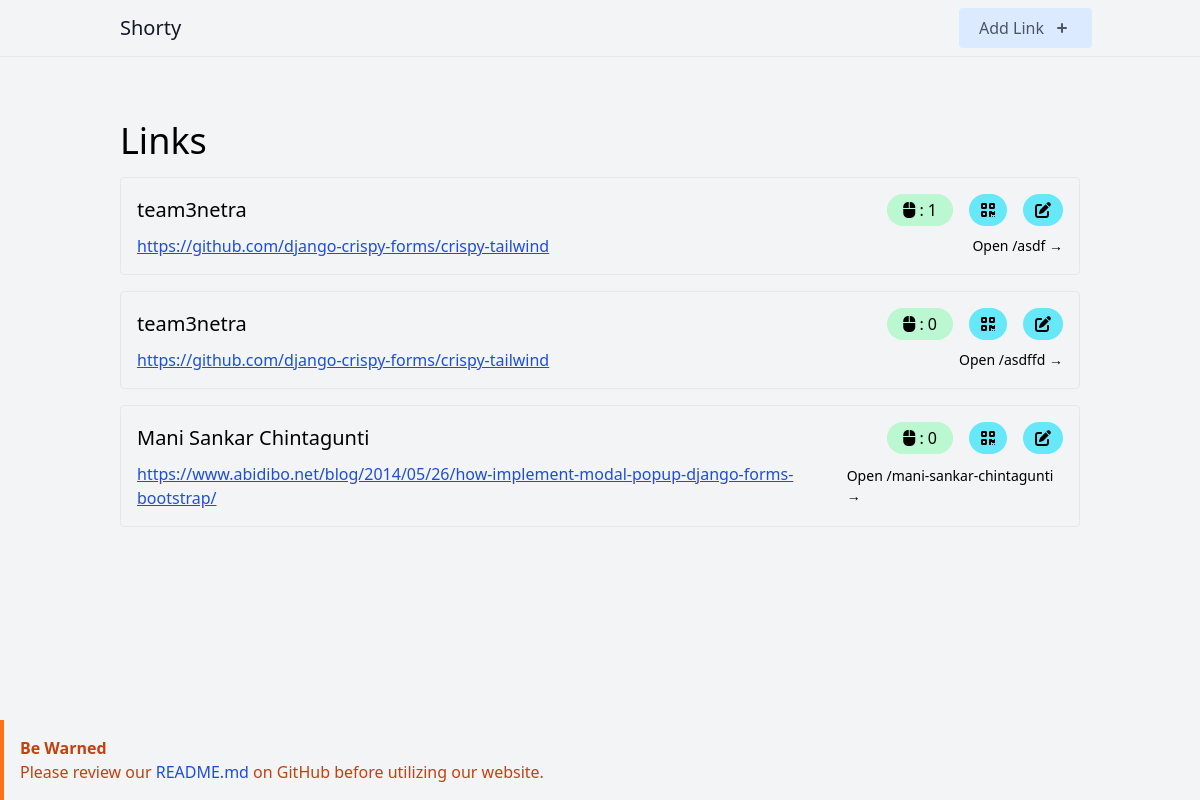
The page / on the database its author committed.
### links/models.py (models this page shows, shortened)
class Link(models.Model):
    name = models.CharField(max_length=50)
    url = models.URLField(max_length=200)
    slug = models.SlugField(unique=True, blank=True)
    clicks = models.PositiveIntegerField(default=0)
    isdeletable = models.BooleanField(default=1)

### links/views.py (the view)
# urls.py: path("", index, name="home"),
def index(request):
    links = Link.objects.all()
    context = {
        "links": links,
    }
    return render(request, "links/index.html", context)

### links/templates/links/index.html (shortened to what this page needs)
{% extends 'links/_base.html' %}
{% block content %}
<div class="container mx-auto p-4">
    <h1 class="text-4xl mb-2">Links</h1>
    {% if links %}
        {% for link in links %}
            <div class="border rounded p-4 my-4 hover:bg-gray-50">
                <div class="flex justify-between items-center pb-2">
                    <p class="text-xl">{{ link.name }}</p>
                    <div class="flex items-center">
                        <p class="rounded-full bg-green-200 px-4 py-1"><i class="fa-solid fa-computer-mouse"></i> : {{ link.clicks }}</p>
                        <a href="{% url 'qr-generate' link.slug  %}">
                            <button class="ml-4 bg-cyan-300 text-black px-3 py-1 rounded-full hover:bg-blue-700"><i class="fa-solid fa-qrcode"></i></button>
                        </a>
                         <a href="{% url 'update-link' link.slug  %}">
                            <button class="ml-4 bg-cyan-300 text-black px-3 py-1 rounded-full hover:bg-blue-700"><i class="fa-solid fa-pen-to-square"></i></button>
                        </a>
                    </div>
                </div>
                <div class="flex justify-between items-center">
                    <p><a class="underline text-blue-700" href="{{ link.url }}">{{ link.url }}</a></p>
                    <p class="text-sm"><a target="_blank" href="{% url 'root-link' link.slug %}">Open /{{ link.slug }} →</a></p>
                </div>
            </div>
        {% endfor %}
    {% endif %}
</div>
{% endblock content %}

### links/templates/links/_base.html (shortened to what this page needs)
<!DOCTYPE html>
<html lang="en">
<head>
    <script src="https://cdn.tailwindcss.com"></script>
    <link rel="stylesheet" href="https://cdn.jsdelivr.net/npm/tailwindcss@2.2.19/dist/tailwind.min.css">
<link href="https://cdnjs.cloudflare.com/ajax/libs/font-awesome/6.5.1/css/all.min.css" rel="stylesheet">
</head>
<body class="bg-gray-100">
    <header class="text-gray-600 body-font border-b mb-8">
        <div class="container mx-auto flex flex-wrap px-5 py-2 flex-col md:flex-row items-center">
            <a href="{% url 'home' %}" class="flex title-font font-medium items-center text-gray-900 mb-4 md:mb-0 text-2xl md:text-xl">
                <span class="ml-3">Shorty</span>
            </a>
<a href="{% url 'create-link' %}" class="add_link ml-auto">
    <button class="inline-flex items-center bg-blue-100 border-0 py-2 px-5 focus:outline-none hover:bg-blue-200 rounded text-base">
        Add Link
        <svg xmlns="http://www.w3.org/2000/svg" class="h-5 w-5 ml-2" viewBox="0 0 20 20" fill="currentColor" alt="Add Link Icon">
            <path fill-rule="evenodd"
                d="M10 5a1 1 0 011 1v3h3a1 1 0 110 2h-3v3a1 1 0 11-2 0v-3H6a1 1 0 110-2h3V6a1 1 0 011-1z"
                clip-rule="evenodd" />
        </svg>
    </button>
</a>
        </div>
    </header>
    <div class="container mx-auto p-4 w-full h-full">
        {% block content %}
        {% endblock content %}
    </div>
    <div class="fixed bottom-0 left-0 right-0 bg-orange-101 border-l-4 border-orange-500 text-orange-700 p-4 w-full">
        <p class="font-bold">Be Warned</p>
        <p>Please review our <a class="github-link text-blue-700" href="https://github.com/Mindslayer001/Shorty-URL_Shortening">README.md</a> on GitHub before utilizing our website.</p>
    </div>
</body>
</html>

### rows shown on the page
Link: name "team3netra", clicks "1", url "https://github.com/django-crispy-forms/crispy-tailwind", slug "asdf"
Link: name "team3netra", clicks "0", url "https://github.com/django-crispy-forms/crispy-tailwind", slug "asdffd"
Link: name "Mani Sankar Chintagunti", clicks "0", url "https://www.abidibo.net/blog/2014/05/26/how-implement-modal-popup-django-forms-bootstrap/", slug "mani-sankar-chintagunti"
